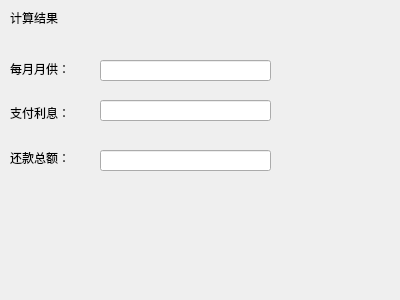
<?xml version="1.0" encoding="UTF-8"?>
<ui version="4.0">
 <class>result_1</class>
 <widget class="QWidget" name="result_1">
  <property name="enabled">
   <bool>true</bool>
  </property>
  <property name="geometry">
   <rect>
    <x>0</x>
    <y>0</y>
    <width>400</width>
    <height>300</height>
   </rect>
  </property>
  <property name="windowTitle">
   <string>等额本息</string>
  </property>
  <widget class="QLabel" name="label">
   <property name="geometry">
    <rect>
     <x>10</x>
     <y>10</y>
     <width>72</width>
     <height>15</height>
    </rect>
   </property>
   <property name="text">
    <string>计算结果</string>
   </property>
  </widget>
  <widget class="QLabel" name="label_2">
   <property name="geometry">
    <rect>
     <x>10</x>
     <y>40</y>
     <width>75</width>
     <height>57</height>
    </rect>
   </property>
   <property name="text">
    <string>每月月供：</string>
   </property>
  </widget>
  <widget class="QLabel" name="label_3">
   <property name="geometry">
    <rect>
     <x>10</x>
     <y>100</y>
     <width>75</width>
     <height>25</height>
    </rect>
   </property>
   <property name="text">
    <string>支付利息：</string>
   </property>
  </widget>
  <widget class="QLabel" name="label_4">
   <property name="geometry">
    <rect>
     <x>10</x>
     <y>150</y>
     <width>75</width>
     <height>15</height>
    </rect>
   </property>
   <property name="text">
    <string>还款总额：</string>
   </property>
  </widget>
  <widget class="QLineEdit" name="lineEdit_3">
   <property name="geometry">
    <rect>
     <x>100</x>
     <y>150</y>
     <width>171</width>
     <height>21</height>
    </rect>
   </property>
   <property name="text">
    <string/>
   </property>
   <property name="readOnly">
    <bool>true</bool>
   </property>
  </widget>
  <widget class="QLineEdit" name="lineEdit">
   <property name="geometry">
    <rect>
     <x>100</x>
     <y>60</y>
     <width>171</width>
     <height>21</height>
    </rect>
   </property>
   <property name="readOnly">
    <bool>true</bool>
   </property>
  </widget>
  <widget class="QLineEdit" name="lineEdit_2">
   <property name="geometry">
    <rect>
     <x>100</x>
     <y>100</y>
     <width>171</width>
     <height>21</height>
    </rect>
   </property>
   <property name="readOnly">
    <bool>true</bool>
   </property>
  </widget>
 </widget>
 <resources/>
 <connections/>
</ui>
